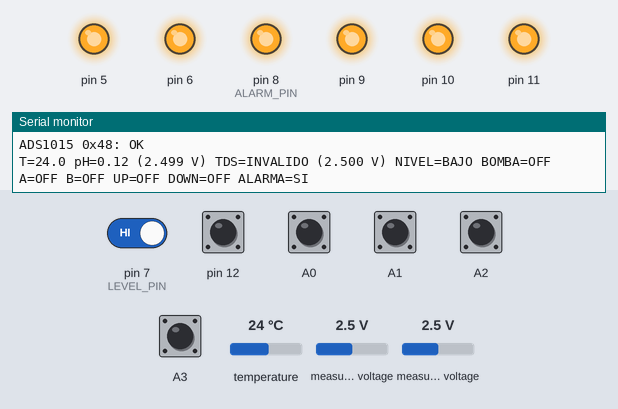
Bench run of a sketch on a simulated Arduino Uno, built with avr-gcc and run on an emulated ATmega328P. On the bench: output pins drawn as LEDs (lit = HIGH), the last lines printed to the serial monitor. Inputs (shaded band) come from the test bench; at power-on: A0–3, pin 7 (LEVEL_PIN), pin 12 HIGH, measured voltage 2.5 V, temperature 24 °C.

Above: at 1.2 s.
1.3 s: measured voltage (sensor 200) set to 3.8 V
4.3 s: measured voltage (sensor 201) set to 0.1 V
6.9 s: temperature set to 0 °C
9.9 s: pin 7 (LEVEL_PIN) driven LOW
12.9 s: measured voltage (sensor 200) set to 2.7 V
14.4 s: measured voltage (sensor 200) set to 2.4 V
At 15.3 s:
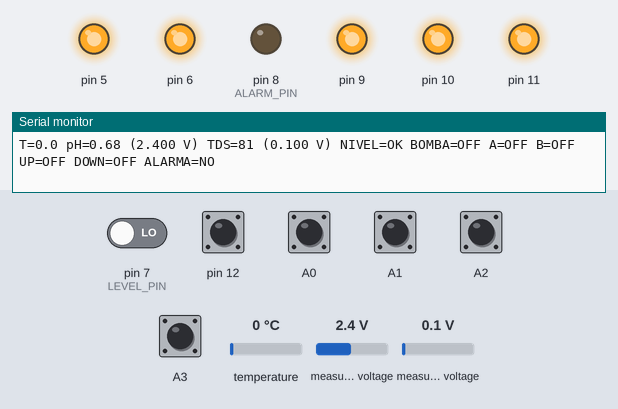
Timing chart, 0 to 17.4 s (numbered marks = the images above; inputs shaded):
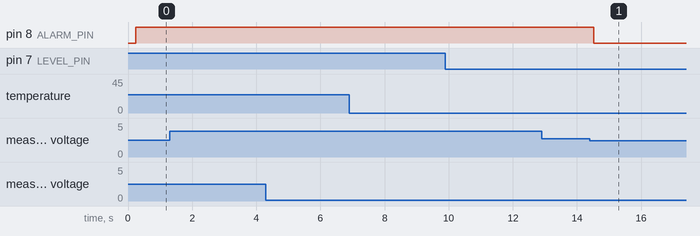

The sketch:

HydroMateProteusSim.ino
```cpp
// Firmware DIDÁCTICO para la simulación en Proteus (ATmega328P a 3.3 V / 8 MHz).
// No es el firmware del proyecto (embedded/) ni el controlador final: sustituye al
// ESP32, que Proteus 8.13 no simula, para demostrar lectura de sensores y
// enclavamientos de seguridad locales. Sin red, sin MQTT, sin calibración nueva.
#include <Wire.h>
#include <OneWire.h>
#include <DallasTemperature.h>
#include <Adafruit_ADS1X15.h>

// Equivalencia ESP32 -> ATmega328P (ver PROPUESTA.md / reporte).
constexpr uint8_t TEMP_PIN = 4;      // GPIO4  DS18B20
constexpr uint8_t LEVEL_PIN = 7;     // GPIO27 flotador, LOW = agua
constexpr uint8_t PUMP_N = 9;        // GPIO25 bomba, salida activa en bajo
constexpr uint8_t DOSE_A_N = 10;     // GPIO13
constexpr uint8_t DOSE_B_N = 11;     // GPIO14
constexpr uint8_t PH_UP_N = 5;       // GPIO18
constexpr uint8_t PH_DOWN_N = 6;     // GPIO19
constexpr uint8_t ALARM_PIN = 8;     // GPIO23, activa en alto
// Órdenes simuladas con interruptores a GND (en el sistema real llegan por MQTT).
constexpr uint8_t ORD_PUMP = A0, ORD_A = A1, ORD_B = A2, ORD_UP = A3, ORD_DOWN = 12;

constexpr float PH_M = -5.579f, PH_B = 14.066f;   // constantes históricas
constexpr unsigned long DOSE_MAX_MS = 5000UL;     // tiempo máximo por orden (supuesto)
constexpr unsigned long REPORT_MS = 1000UL;

OneWire oneWire(TEMP_PIN);
DallasTemperature temperatureSensor(&oneWire);
Adafruit_ADS1015 ads;  // modelo Proteus ADS1015: mismo mapa I2C que ADS1115, 12 bits
bool adsReady = false;

// Misma función de transferencia SEN0244 y límites que embedded/telemetry_sensors.h.
float tdsFromVoltage(float volts, float temperature) {
  if (!isfinite(volts) || volts < 0 || volts > 2.3f || !isfinite(temperature) ||
      temperature < 0 || temperature > 50) return NAN;
  float v = volts / (1.0f + 0.02f * (temperature - 25.0f));
  float ppm = ((133.42f * v - 255.86f) * v + 857.39f) * v * 0.5f;
  return ppm >= 0 && ppm <= 1000 ? ppm : NAN;
}

float readVoltage(uint8_t channel, adsGain_t gain) {
  if (!adsReady) return NAN;
  ads.setGain(gain);
  ads.readADC_SingleEnded(channel);  // descarta la primera conversión tras cambiar mux
  return ads.computeVolts(ads.readADC_SingleEnded(channel));
}

bool ordered(uint8_t pin) { return digitalRead(pin) == LOW; }
void drive(uint8_t pinN, bool on) { digitalWrite(pinN, on ? LOW : HIGH); }

struct DoseChannel { uint8_t order, out; const char* name; unsigned long since; bool locked; };
DoseChannel doses[] = {{ORD_A, DOSE_A_N, "A", 0, false}, {ORD_B, DOSE_B_N, "B", 0, false},
                       {ORD_UP, PH_UP_N, "UP", 0, false}, {ORD_DOWN, PH_DOWN_N, "DOWN", 0, false}};
bool doseOn[4];
unsigned long lastReport = 0;

void setup() {
  // Salidas en APAGADO antes de habilitarlas; las pull-ups externas cubren el reinicio.
  const uint8_t outputs[] = {PUMP_N, DOSE_A_N, DOSE_B_N, PH_UP_N, PH_DOWN_N};
  for (uint8_t pin : outputs) {
    digitalWrite(pin, HIGH);
    pinMode(pin, OUTPUT);
  }
  pinMode(ALARM_PIN, OUTPUT);
  digitalWrite(ALARM_PIN, LOW);
  pinMode(LEVEL_PIN, INPUT_PULLUP);
  const uint8_t orders[] = {ORD_PUMP, ORD_A, ORD_B, ORD_UP, ORD_DOWN};
  for (uint8_t pin : orders) pinMode(pin, INPUT_PULLUP);
  Serial.begin(9600);
  temperatureSensor.begin();
  temperatureSensor.setResolution(10);
  adsReady = ads.begin(0x48);
  Serial.println(F("HydroMate Proteus - firmware didactico (no es el controlador final)"));
  Serial.print(F("ADS1015 0x48: ")); Serial.println(adsReady ? F("OK") : F("NO RESPONDE"));
}

void loop() {
  temperatureSensor.requestTemperatures();
  float temperature = temperatureSensor.getTempCByIndex(0);
  bool tempValid = temperature != DEVICE_DISCONNECTED_C && temperature > -55 && temperature < 125;
  float phVolts = readVoltage(0, GAIN_TWOTHIRDS), ph = PH_M * phVolts + PH_B;
  bool phValid = isfinite(phVolts) && phVolts > 0.05f && phVolts < 3.3f && ph >= 0 && ph <= 14;
  float tdsVolts = readVoltage(1, GAIN_ONE);
  float tds = tdsFromVoltage(tdsVolts, tempValid ? temperature : 25.0f);
  bool tdsValid = isfinite(tds);
  bool water = digitalRead(LEVEL_PIN) == LOW;

  bool pump = water && ordered(ORD_PUMP);
  unsigned long now = millis();
  uint8_t requests = 0;
  for (auto& d : doses) {
    if (!ordered(d.order)) { d.locked = false; d.since = 0; continue; }
    requests++;
    if (!d.since) d.since = now;
    if (now - d.since >= DOSE_MAX_MS) d.locked = true;  // exige soltar la orden
  }
  bool conflict = requests > 1;  // una sola dosificación a la vez; incluye UP+DOWN
  for (uint8_t i = 0; i < 4; i++) {
    const DoseChannel& d = doses[i];
    bool sensorOk = i < 2 ? tdsValid : phValid;
    doseOn[i] = ordered(d.order) && !d.locked && !conflict && pump && sensorOk;
    drive(d.out, doseOn[i]);
  }
  drive(PUMP_N, pump);
  bool alarm = !water || !phValid || !tdsValid || !tempValid || conflict;
  digitalWrite(ALARM_PIN, alarm);

  if (now - lastReport >= REPORT_MS) {
    lastReport = now;
    Serial.print(F("T=")); tempValid ? Serial.print(temperature, 1) : Serial.print(F("INVALIDA"));
    Serial.print(F(" pH=")); phValid ? Serial.print(ph, 2) : Serial.print(F("INVALIDO"));
    Serial.print(F(" (")); Serial.print(phVolts, 3); Serial.print(F(" V)"));
    Serial.print(F(" TDS=")); tdsValid ? Serial.print(tds, 0) : Serial.print(F("INVALIDO"));
    Serial.print(F(" (")); Serial.print(tdsVolts, 3); Serial.print(F(" V)"));
    if (!tempValid) Serial.print(F(" ref25C"));
    Serial.print(F(" NIVEL=")); Serial.print(water ? F("OK") : F("BAJO"));
    Serial.print(F(" BOMBA=")); Serial.print(pump ? F("ON") : F("OFF"));
    for (uint8_t i = 0; i < 4; i++) {
      Serial.print(' '); Serial.print(doses[i].name); Serial.print('=');
      Serial.print(doseOn[i] ? F("ON") : doses[i].locked ? F("TMAX") : F("OFF"));
    }
    if (conflict) Serial.print(F(" CONFLICTO"));
    Serial.print(F(" ALARMA=")); Serial.println(alarm ? F("SI") : F("NO"));
  }
}
```

Measured:
- after the input at 14.4 s, pin 8 (ALARM_PIN): HIGH → LOW after 0.13 s
